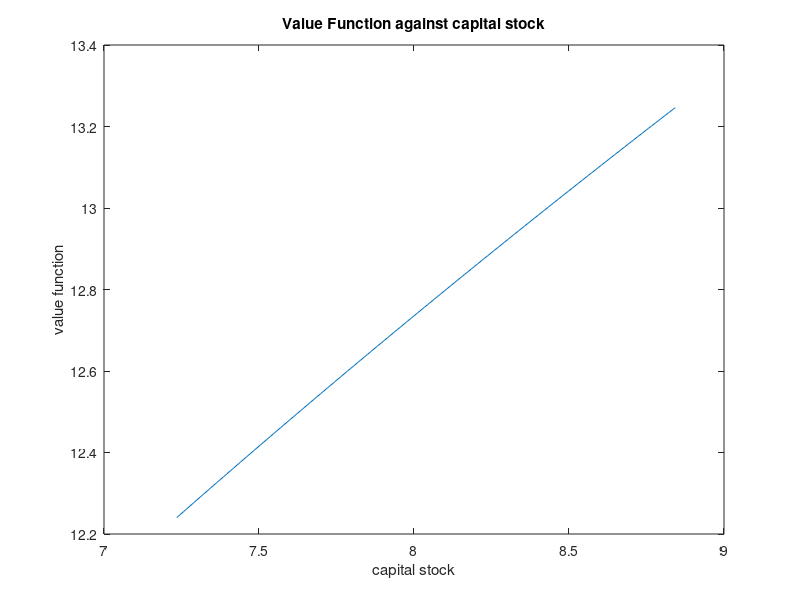
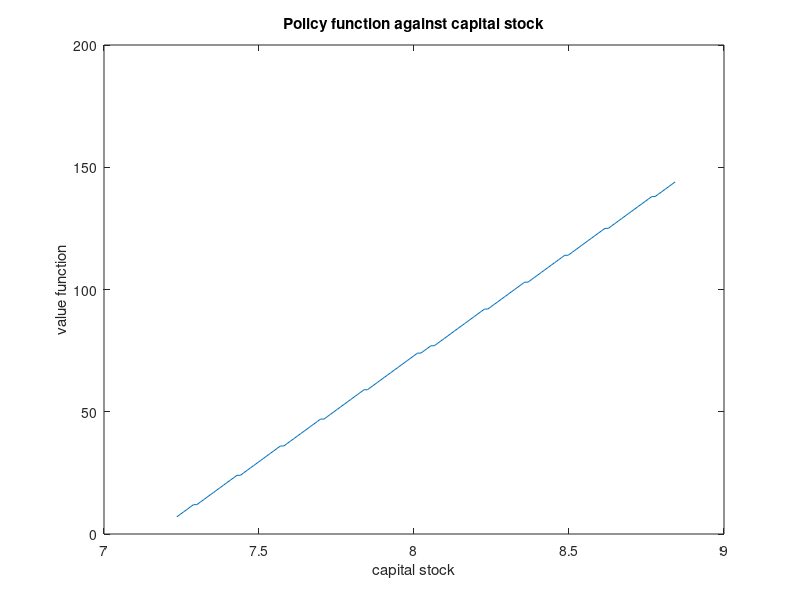
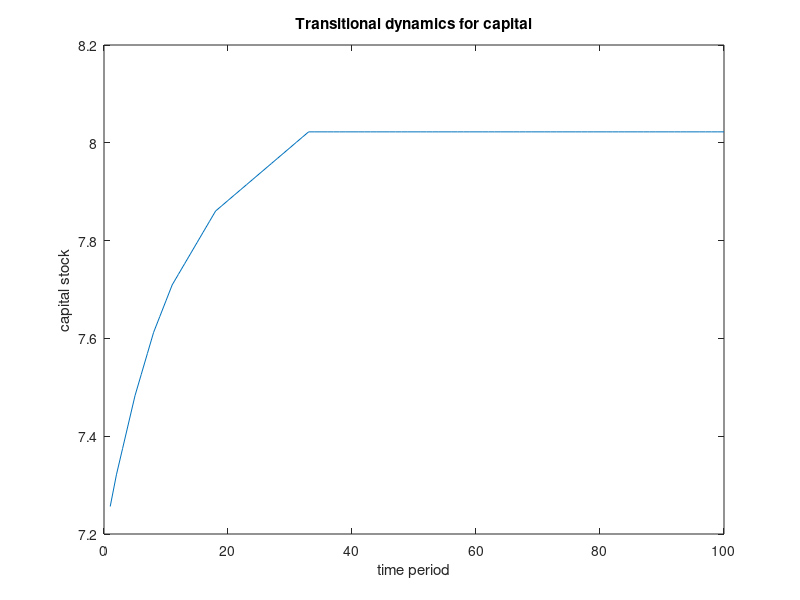

These charts were generated, in order, by the following MATLAB code:
% NGM model with value function iteration
% Code for finite time DP 
% we set V_{T+1}=0 and solve backwards

% Fabrizio Leone - 03-02-2018

%% 1. Housekeeping
clear all
clc

%% 2. Set parameters
sigma=1;
beta=0.96;
alpha=0.33;
delta=0.04;
kstar=(((1/(alpha*beta))-((1-delta)/alpha)))^(1/(alpha-1));


%create a grid for capital
kmin=kstar*.9;
kmax=kstar*1.1;
T=150; %number of periods. so T-1 is our last choice period 
step=(kmax-kmin)/(T-1);
k=(kmin:step:kmax);

%% 3. Set variables

y=k.^alpha; %production function
ytot=repmat(y+(1-delta)*k,T,1);
kprime=repmat(k,T,1);
c=ytot-kprime'; %check how consumption is constructed

%define utility function

if sigma==1
u=log(c);
else
u=(c.^(1-sigma)-1)/(1-sigma);
end
u(c<0) = -Inf;

% Initialize VFI
V0=zeros(T,T); %initial value function guess
value=zeros(T,T);
policy=zeros(T,T);

for t=1:T-1 
    
    
    v=u+beta*V0;
    [V1 p]=max(v,[],1); %compute value and policy function (p): search for the max along each column
    value(:,T-t)=V1'; %store the value of each iteration
    policy(:,T-t)=p';%store the policy of each iteration
    V0=V1';

end

%% 4. Plotting results

figure(1)
plot(k,V1)
title('Value Function against capital stock')
xlabel('capital stock')
ylabel('value function')
%notice: the value function is increasing in the current stock of capital

figure(2)
plot(k,p);
title('Policy function against capital stock')
xlabel('capital stock')
ylabel('value function')

% figure(3)
% surf(value)
% title('Value Function surface')
% xlabel('capital today')
% ylabel('capital tomorrow')
% zlabel('value function')

%% 5. Simulation of transition dynamics

   P=100; % arbitrary length for transition path
   capital_index=ones(1,P);
   capital_transition=ones(1,P);
   capital_index(1)=(3); % arbitrary starting point in terms of the index
   %capital_index(1)=(150); % set an initial value above the ss.
   capital_transition(1)= k(capital_index(1));
   
   for t=2:P
   capital_index(t)=(p(capital_index(t-1)));%  evolution in index space   
   capital_transition(t)=k(capital_index(t)); % evoluation in capital space
   end
    
figure(4)    
plot(capital_transition)
title('Transitional dynamics for capital')
xlabel('time period')
ylabel('capital stock')
